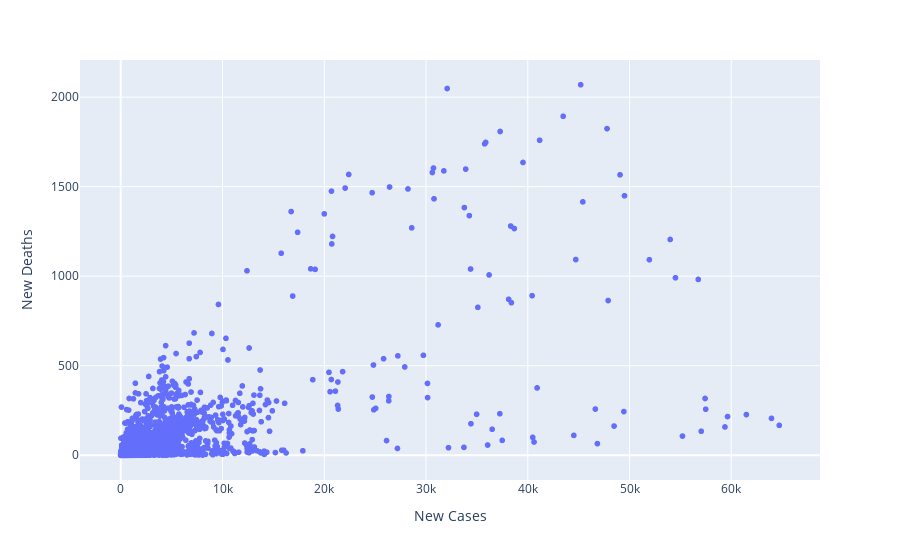

Notebook code for this chart:
### Code cell
px.scatter(x=df['New Cases'], y=df['New Deaths'],
           labels={"x": "New Cases", "y": "New Deaths"})

### Figure 1 — Plotly figure (JSON) as saved in the notebook; plotly's stock layout.template omitted (floating-point values rounded to 4 significant figures; data arrays with more than 128 entries replaced by an {"elided": "..."} marker saying what was removed)
{"data": [{"hovertemplate": "New Cases=%{x}<br>New Deaths=%{y}<extra></extra>", "legendgroup": "", "marker": {"color": "#636efa", "symbol": "circle"}, "mode": "markers", "name": "", "showlegend": false, "type": "scattergl", "x": {"elided": "31822 int values"}, "xaxis": "x", "y": {"elided": "31822 int values"}, "yaxis": "y"}], "layout": {"legend": {"tracegroupgap": 0}, "margin": {"t": 60}, "xaxis": {"anchor": "y", "domain": [0, 1], "title": {"text": "New Cases"}}, "yaxis": {"anchor": "x", "domain": [0, 1], "title": {"text": "New Deaths"}}}}
